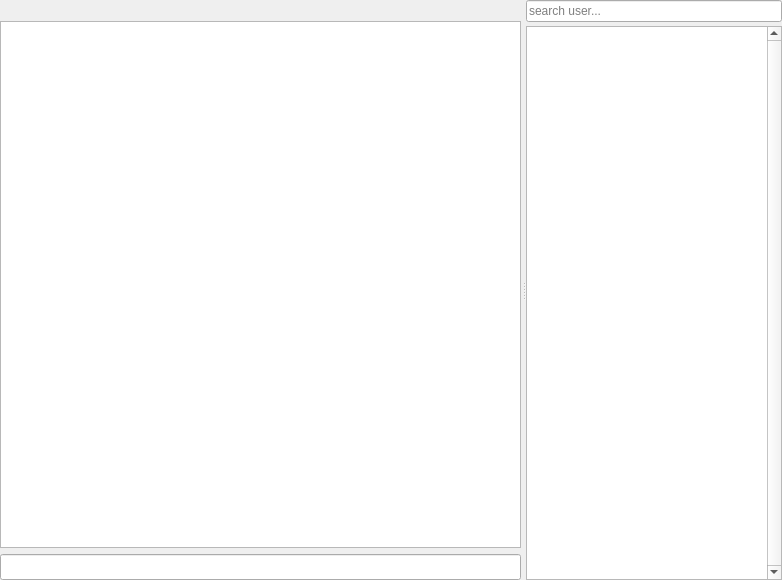
<?xml version="1.0" encoding="UTF-8"?>
<ui version="4.0">
 <class>mainWidget</class>
 <widget class="QWidget" name="mainWidget">
  <property name="geometry">
   <rect>
    <x>0</x>
    <y>0</y>
    <width>782</width>
    <height>580</height>
   </rect>
  </property>
  <property name="windowTitle">
   <string>Form</string>
  </property>
  <property name="styleSheet">
   <string notr="true"/>
  </property>
  <layout class="QGridLayout" name="gridLayout">
   <property name="leftMargin">
    <number>0</number>
   </property>
   <property name="topMargin">
    <number>0</number>
   </property>
   <property name="rightMargin">
    <number>0</number>
   </property>
   <property name="bottomMargin">
    <number>0</number>
   </property>
   <item row="0" column="0">
    <widget class="QSplitter" name="splitter">
     <property name="sizePolicy">
      <sizepolicy hsizetype="Expanding" vsizetype="Expanding">
       <horstretch>0</horstretch>
       <verstretch>0</verstretch>
      </sizepolicy>
     </property>
     <property name="orientation">
      <enum>Qt::Horizontal</enum>
     </property>
     <property name="handleWidth">
      <number>5</number>
     </property>
     <widget class="QFrame" name="chatFrame">
      <property name="sizePolicy">
       <sizepolicy hsizetype="MinimumExpanding" vsizetype="Preferred">
        <horstretch>5</horstretch>
        <verstretch>0</verstretch>
       </sizepolicy>
      </property>
      <layout class="QVBoxLayout" name="verticalLayout">
       <property name="spacing">
        <number>6</number>
       </property>
       <property name="leftMargin">
        <number>0</number>
       </property>
       <property name="topMargin">
        <number>0</number>
       </property>
       <property name="rightMargin">
        <number>0</number>
       </property>
       <property name="bottomMargin">
        <number>0</number>
       </property>
       <item>
        <widget class="QLabel" name="announceLine">
         <property name="sizePolicy">
          <sizepolicy hsizetype="Expanding" vsizetype="Fixed">
           <horstretch>0</horstretch>
           <verstretch>0</verstretch>
          </sizepolicy>
         </property>
         <property name="font">
          <font>
           <pointsize>10</pointsize>
          </font>
         </property>
         <property name="toolTip">
          <string>Channel's topic</string>
         </property>
         <property name="alignment">
          <set>Qt::AlignCenter</set>
         </property>
         <property name="wordWrap">
          <bool>true</bool>
         </property>
         <property name="margin">
          <number>2</number>
         </property>
         <property name="openExternalLinks">
          <bool>true</bool>
         </property>
         <property name="textInteractionFlags">
          <set>Qt::TextBrowserInteraction</set>
         </property>
         <property name="WordWrap" stdset="0">
          <bool>true</bool>
         </property>
        </widget>
       </item>
       <item>
        <widget class="QTextBrowser" name="chatArea">
         <property name="sizePolicy">
          <sizepolicy hsizetype="Expanding" vsizetype="Expanding">
           <horstretch>0</horstretch>
           <verstretch>0</verstretch>
          </sizepolicy>
         </property>
         <property name="font">
          <font>
           <family>Segoe UI</family>
           <pointsize>9</pointsize>
          </font>
         </property>
         <property name="focusPolicy">
          <enum>Qt::NoFocus</enum>
         </property>
         <property name="verticalScrollBarPolicy">
          <enum>Qt::ScrollBarAsNeeded</enum>
         </property>
         <property name="horizontalScrollBarPolicy">
          <enum>Qt::ScrollBarAlwaysOff</enum>
         </property>
         <property name="autoFormatting">
          <set>QTextEdit::AutoNone</set>
         </property>
         <property name="lineWrapMode">
          <enum>QTextEdit::FixedPixelWidth</enum>
         </property>
         <property name="lineWrapColumnOrWidth">
          <number>800</number>
         </property>
         <property name="readOnly">
          <bool>true</bool>
         </property>
         <property name="html">
          <string>&lt;!DOCTYPE HTML PUBLIC &quot;-//W3C//DTD HTML 4.0//EN&quot; &quot;http://www.w3.org/TR/REC-html40/strict.dtd&quot;&gt;
&lt;html&gt;&lt;head&gt;&lt;meta name=&quot;qrichtext&quot; content=&quot;1&quot; /&gt;&lt;style type=&quot;text/css&quot;&gt;
p, li { white-space: pre-wrap; }
&lt;/style&gt;&lt;/head&gt;&lt;body style=&quot; font-family:'Segoe UI'; font-size:9pt; font-weight:400; font-style:normal;&quot;&gt;
&lt;p style=&quot; margin-top:0px; margin-bottom:0px; margin-left:0px; margin-right:0px; -qt-block-indent:0; text-indent:0px;&quot;&gt;&lt;span style=&quot; font-family:'MS Shell Dlg 2'; font-size:8pt;&quot;&gt;&lt;br /&gt;&lt;/span&gt;&lt;/p&gt;&lt;/body&gt;&lt;/html&gt;</string>
         </property>
         <property name="textInteractionFlags">
          <set>Qt::TextBrowserInteraction</set>
         </property>
         <property name="openExternalLinks">
          <bool>false</bool>
         </property>
         <property name="openLinks">
          <bool>false</bool>
         </property>
        </widget>
       </item>
       <item>
        <widget class="ChatLineEdit" name="chatEdit">
         <property name="sizePolicy">
          <sizepolicy hsizetype="Expanding" vsizetype="Fixed">
           <horstretch>0</horstretch>
           <verstretch>0</verstretch>
          </sizepolicy>
         </property>
         <property name="font">
          <font>
           <pointsize>11</pointsize>
          </font>
         </property>
         <property name="toolTip">
          <string>Type here to chat.</string>
         </property>
        </widget>
       </item>
      </layout>
     </widget>
     <widget class="QFrame" name="nickFrame">
      <property name="enabled">
       <bool>true</bool>
      </property>
      <property name="sizePolicy">
       <sizepolicy hsizetype="MinimumExpanding" vsizetype="Preferred">
        <horstretch>1</horstretch>
        <verstretch>0</verstretch>
       </sizepolicy>
      </property>
      <property name="maximumSize">
       <size>
        <width>16777215</width>
        <height>16777215</height>
       </size>
      </property>
      <property name="lineWidth">
       <number>0</number>
      </property>
      <layout class="QGridLayout" name="gridLayout_2">
       <property name="leftMargin">
        <number>0</number>
       </property>
       <property name="topMargin">
        <number>0</number>
       </property>
       <property name="rightMargin">
        <number>0</number>
       </property>
       <property name="bottomMargin">
        <number>0</number>
       </property>
       <property name="horizontalSpacing">
        <number>0</number>
       </property>
       <property name="verticalSpacing">
        <number>4</number>
       </property>
       <item row="0" column="0">
        <widget class="QLineEdit" name="nickFilter">
         <property name="sizePolicy">
          <sizepolicy hsizetype="Preferred" vsizetype="Fixed">
           <horstretch>0</horstretch>
           <verstretch>0</verstretch>
          </sizepolicy>
         </property>
         <property name="maximumSize">
          <size>
           <width>16777215</width>
           <height>16777215</height>
          </size>
         </property>
         <property name="toolTip">
          <string>Type part of a name to filter users.</string>
         </property>
         <property name="placeholderText">
          <string>search user...</string>
         </property>
        </widget>
       </item>
       <item row="1" column="0">
        <widget class="ChatterListView" name="nickList">
         <property name="sizePolicy">
          <sizepolicy hsizetype="Expanding" vsizetype="Expanding">
           <horstretch>0</horstretch>
           <verstretch>0</verstretch>
          </sizepolicy>
         </property>
         <property name="maximumSize">
          <size>
           <width>16777215</width>
           <height>16777215</height>
          </size>
         </property>
         <property name="font">
          <font>
           <pointsize>11</pointsize>
          </font>
         </property>
         <property name="focusPolicy">
          <enum>Qt::NoFocus</enum>
         </property>
         <property name="lineWidth">
          <number>1</number>
         </property>
         <property name="verticalScrollBarPolicy">
          <enum>Qt::ScrollBarAlwaysOn</enum>
         </property>
         <property name="horizontalScrollBarPolicy">
          <enum>Qt::ScrollBarAlwaysOff</enum>
         </property>
         <property name="editTriggers">
          <set>QAbstractItemView::NoEditTriggers</set>
         </property>
         <property name="selectionMode">
          <enum>QAbstractItemView::NoSelection</enum>
         </property>
         <property name="selectionBehavior">
          <enum>QAbstractItemView::SelectRows</enum>
         </property>
         <property name="iconSize">
          <size>
           <width>40</width>
           <height>20</height>
          </size>
         </property>
         <property name="textElideMode">
          <enum>Qt::ElideRight</enum>
         </property>
         <property name="verticalScrollMode">
          <enum>QAbstractItemView::ScrollPerPixel</enum>
         </property>
         <property name="horizontalScrollMode">
          <enum>QAbstractItemView::ScrollPerItem</enum>
         </property>
         <property name="uniformItemSizes">
          <bool>true</bool>
         </property>
        </widget>
       </item>
      </layout>
     </widget>
    </widget>
   </item>
  </layout>
 </widget>
 <customwidgets>
  <customwidget>
   <class>ChatLineEdit</class>
   <extends>QLineEdit</extends>
   <header location="global">chat.chatlineedit</header>
  </customwidget>
  <customwidget>
   <class>ChatterListView</class>
   <extends>QListView</extends>
   <header location="global">chat.chatterlistview</header>
  </customwidget>
 </customwidgets>
 <tabstops>
  <tabstop>chatEdit</tabstop>
  <tabstop>chatArea</tabstop>
 </tabstops>
 <resources/>
 <connections/>
</ui>
